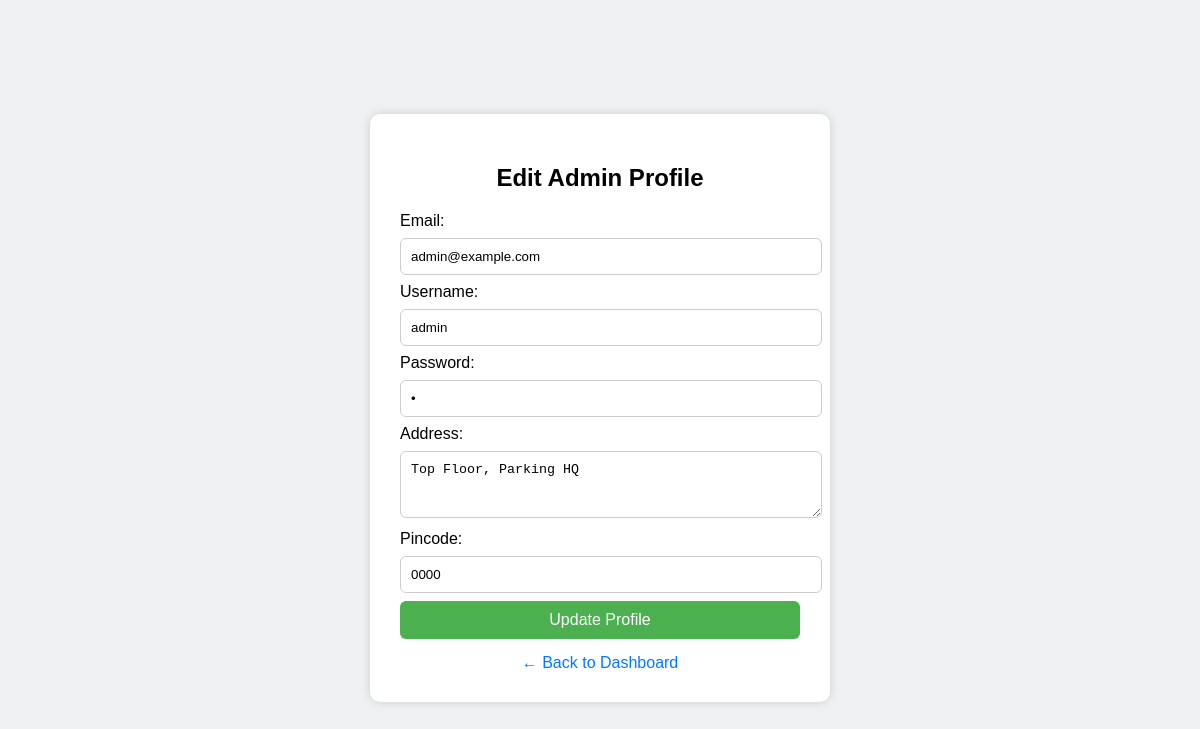
Screenshot of /admin_edit_profile (signed in) with the database file from the repository.
### parking_lot/app.py (models this page shows)
class User(db.Model):
    __tablename__ = 'users'
    id = db.Column(db.Integer, primary_key=True, autoincrement=True)
    username = db.Column(db.String(80), unique=True, nullable=False)
    password = db.Column(db.String(120), nullable=False)
    email = db.Column(db.String(120), unique=True, nullable=False)
    address = db.Column(db.Text)
    pincode = db.Column(db.String(10))
    is_admin = db.Column(db.Boolean, default=False)

### parking_lot/app.py (the view, shortened to what this page needs)
@app.route('/admin_edit_profile', methods=['GET', 'POST'])
@login_required
def edit_profile():
    user = User.query.get(session['user_id'])
    if not user.is_admin:
        flash("Admins only!")
        return redirect('/login')
    return render_template('admin_edit_profile.html', admin=user)

### parking_lot/app.py (called while the page is built)
def login_required(f):
    @wraps(f)
    def decorated(*args, **kwargs):
        if 'user_id' not in session:
            flash("Looks like you've wandered off. Please log in to continue.")
            return redirect('/login')
        return f(*args, **kwargs)
    return decorated

### parking_lot/templates/admin_edit_profile.html (shortened to what this page needs)
<!DOCTYPE html>
<html>
<head>
</head>
<body>
<div class="form-container">
  <h2>Edit Admin Profile</h2>
  <form method="POST">
    <label>Email:</label>
    <input type="text" name="email" value="{{ admin.email }}" required>
    <label>Username:</label>
    <input type="text" name="username" value="{{ admin.username }}" required>
    <label>Password:</label>
    <input type="password" name="password" value="{{ admin.password }}" required>
    <label>Address:</label>
    <textarea name="address" rows="3">{{ admin.address }}</textarea>
    <label>Pincode:</label>
    <input type="text" name="pincode" value="{{ admin.pincode }}">
    <button type="submit">Update Profile</button>
  </form>
  <div class="back-link">
    <a href="/admin">← Back to Dashboard</a>
  </div>
</div>
</body>
</html>

### parking_lot/templates/admin_edit_profile.html (style rules this page uses)
body { font-family: Arial, sans-serif; background-color: #eef2f3; display: flex; justify-content: center; align-items: center; height: 100vh; }
.form-container { background-color: white; padding: 30px; border-radius: 10px; box-shadow: 0px 0px 10px #ccc; width: 400px; }
h2 { text-align: center; margin-bottom: 20px; }
input, textarea { width: 100%; padding: 10px; margin: 8px 0; border: 1px solid #ccc; border-radius: 6px; }
button { width: 100%; padding: 10px; background-color: #4CAF50; color: white; border: none; border-radius: 6px; font-size: 16px; cursor: pointer; }
.back-link { text-align: center; margin-top: 15px; }
.back-link a { text-decoration: none; color: #007BFF; }

### rows the page displays
User: email "admin@example.com", username "admin", address "Top Floor, Parking HQ", pincode "0000"
